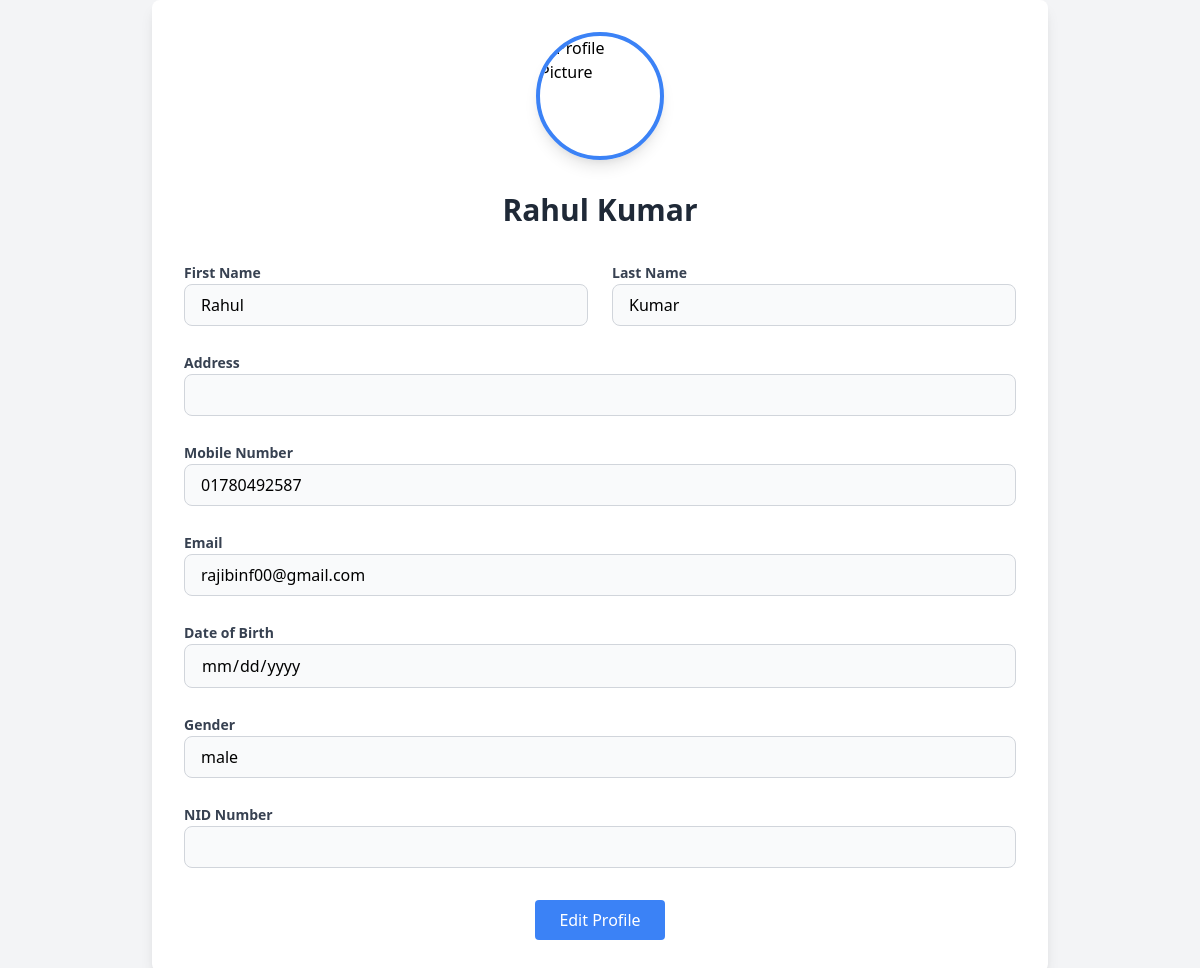
Screenshot of /Customer_dashboard/profile.php (signed in) with the database file from the repository.
### tables this page shows
CREATE TABLE `customer_info` (
  `customer_id` int(11) NOT NULL,
  `first_name` varchar(100) NOT NULL,
  `last_name` varchar(100) NOT NULL,
  `email` varchar(100) DEFAULT NULL,
  `mobile_number` varchar(15) DEFAULT NULL,
  `password` varchar(255) NOT NULL,
  `gender` enum('male','female','other') NOT NULL,
  `nid_number` varchar(17) DEFAULT NULL,
  `date_of_birth` date NOT NULL,
  `address` text NOT NULL,
  `customer_picture` varchar(255) NOT NULL,
  `nid_picture` varchar(255) NOT NULL
);

### Customer_dashboard/profile.php (the view, shortened to what this page needs)
<?php
$userId = isset($_SESSION['user_id']) ? $_SESSION['user_id'] : null;
if ($userId) {
    include "../Database_Connection/DB_Connection.php";
    $query = "SELECT * FROM customer_info WHERE customer_id = ?";
    $stmt = $conn->prepare($query);
    $stmt->bind_param("i", $userId);
    $stmt->execute();
    $result = $stmt->get_result();
    $customer = $result->fetch_assoc();
} else {
    echo "No user ID provided!";
    exit;
}
?>
<!DOCTYPE html>
<html lang="en">
<head>
    <link href="https://cdn.jsdelivr.net/npm/tailwindcss@2.2.19/dist/tailwind.min.css" rel="stylesheet">
</head>
<body class="bg-gray-100 min-h-screen flex items-center justify-center">
    <div class="w-full max-w-4xl bg-white p-8 rounded-lg shadow-lg">
        <div class="flex justify-center mb-8">
            <div class="w-32 h-32 rounded-full overflow-hidden border-4 border-blue-500 shadow-lg">
                <img src="<?= htmlspecialchars($customer['customer_picture'] ?? '/path/to/default-avatar.png') ?>"
                    alt="Profile Picture" class="w-full h-full object-cover">
            </div>
        </div>
        <form id="customerForm">
        <h2 class="text-3xl font-bold text-gray-800 text-center mb-8"><?= htmlspecialchars($customer['first_name'] . ' ' . $customer['last_name']) ?></h2>
            <div class="grid grid-cols-1 md:grid-cols-2 gap-6">
                <div>
                    <label for="firstName" class="text-gray-700 text-sm font-semibold">First Name</label>
                    <input id="firstName" name="firstName" type="text" value="<?= htmlspecialchars($customer['first_name']) ?>"
                        class="w-full bg-gray-50 px-4 py-2 rounded-lg border border-gray-300 focus:outline-none focus:ring-2 focus:ring-blue-400" readonly />
                </div>
                <div>
                    <label for="lastName" class="text-gray-700 text-sm font-semibold">Last Name</label>
                    <input id="lastName" name="lastName" type="text" value="<?= htmlspecialchars($customer['last_name']) ?>"
                        class="w-full bg-gray-50 px-4 py-2 rounded-lg border border-gray-300 focus:outline-none focus:ring-2 focus:ring-blue-400" readonly />
                </div>
            </div>
            <div class="mt-6">
                <label for="address" class="text-gray-700 text-sm font-semibold">Address</label>
                <input id="address" name="address" type="text" value="<?= htmlspecialchars($customer['address']) ?>"
                    class="w-full bg-gray-50 px-4 py-2 rounded-lg border border-gray-300 focus:outline-none focus:ring-2 focus:ring-blue-400" readonly />
            </div>
            <div class="mt-6">
                <label for="mobileNumber" class="text-gray-700 text-sm font-semibold">Mobile Number</label>
                <input id="mobileNumber" name="mobileNumber" type="tel" value="<?= htmlspecialchars($customer['mobile_number']) ?>"
                    class="w-full bg-gray-50 px-4 py-2 rounded-lg border border-gray-300 focus:outline-none focus:ring-2 focus:ring-blue-400" readonly />
            </div>
            <div class="mt-6">
                <label for="email" class="text-gray-700 text-sm font-semibold">Email</label>
                <input id="email" name="email" type="email" value="<?= htmlspecialchars($customer['email']) ?>"
                    class="w-full bg-gray-50 px-4 py-2 rounded-lg border border-gray-300 focus:outline-none focus:ring-2 focus:ring-blue-400" readonly />
            </div>
            <div class="mt-6">
                <label for="dob" class="text-gray-700 text-sm font-semibold">Date of Birth</label>
                <input id="dob" name="dob" type="date" value="<?= htmlspecialchars($customer['date_of_birth']) ?>"
                    class="w-full bg-gray-50 px-4 py-2 rounded-lg border border-gray-300 focus:outline-none focus:ring-2 focus:ring-blue-400" readonly />
            </div>
            <div class="mt-6">
                <label for="gender" class="text-gray-700 text-sm font-semibold">Gender</label>
                <input id="gender" name="gender" type="text" value="<?= htmlspecialchars($customer['gender']) ?>"
                    class="w-full bg-gray-50 px-4 py-2 rounded-lg border border-gray-300 focus:outline-none focus:ring-2 focus:ring-blue-400" readonly />
            </div>
            <div class="mt-6">
                <label for="nid" class="text-gray-700 text-sm font-semibold">NID Number</label>
                <input id="nid" name="nid" type="text" value="<?= htmlspecialchars($customer['nid_number']) ?>"
                    class="w-full bg-gray-50 px-4 py-2 rounded-lg border border-gray-300 focus:outline-none focus:ring-2 focus:ring-blue-400" readonly />
            </div>
            <div class="mt-8 text-center">
                <button type="button" id="editProfileButton" class="bg-blue-500 text-white py-2 px-6 rounded">Edit Profile</button>
            </div>
        </form>
    </div>
</body>
</html>

### rows the page displays
customer_info: first_name+last_name "Rahul Kumar", firstName "Rahul", lastName "Kumar", mobileNumber "01780492587", email "rajibinf00@gmail.com", gender "male"
